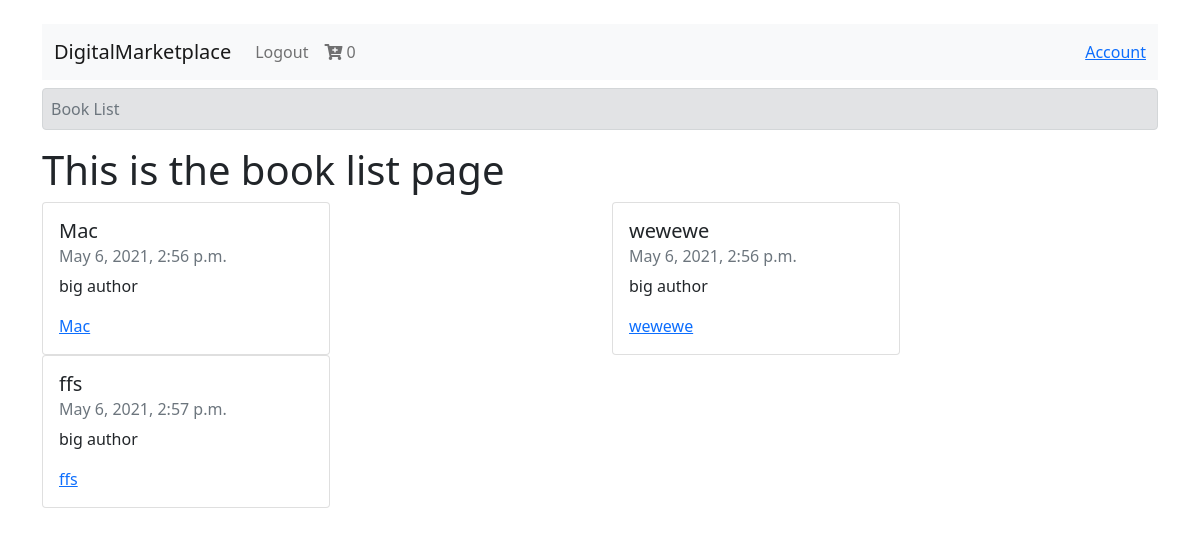
The app's page / (signed in) with its own data.
### books/models.py (models this page shows)
class Book(models.Model):
    author = models.ManyToManyField(Author)
    title = models.CharField(max_length=80)
    publication_date = models.DateTimeField()
    isbn = models.CharField(max_length=16)
    slug = models.SlugField()
    cover = models.ImageField()
    price = models.FloatField()
    def __str__(self):
        return self.title
    def get_absolute_url(self):
        return reverse("books:book-detail", kwargs={
            "slug": self.slug
        })

class Author(models.Model):
    first_name = models.CharField(max_length=30)
    last_name = models.CharField(max_length=30)
    slug = models.SlugField()  # this will be for detail view of authors
    def __str__(self):
        return f"{self.first_name} {self.last_name}"

### books/views.py (the view)
# urls.py: path('',book_list,name='book-list'),
def book_list(request):
    queryset = Book.objects.all()
    context = {
        'queryset': queryset,
    }
    return render(request, "book_list.html", context)

### shopping_cart/templatetags/cart_template_tags.py (called while the page is built)
@register.filter
def cart_item_count(user):
    if user.is_authenticated:
        qs=Order.objects.filter(user=user,is_ordered=False)
        if qs.exists():
            return qs[0].items.count()
    return 0

### templates/book_list.html (shortened to what this page needs)
{% extends 'base.html' %}
{% block breadcrumb %}
<nav aria-label="breadcrumb">
  <ol class="breadcrumb alert alert-secondary p-2">
    <li class="breadcrumb-item active p-0" aria-current="page">Book List</li>
  </ol>
</nav>
{% endblock breadcrumb %}
{% block content %}
<h1>This is the book list page</h1>
<div class="row">
  {% for book in queryset %}
  <div class="col-md-6">
    <div class="card" style="width: 18rem;">
      <div class="card-body">
        <h5 class="card-title">{{book.title}}</h5>
        <h6 class="card-subtitle mb-2 text-muted">{{book.publication_date}}</h6>
        {% for author in book.author.all %}
        <p class="card-text">
          <span>{{author}}</span>
        </p>
        {% endfor %}
        <a href="{{book.get_absolute_url}}" class="card-link">{{book}}</a>
      </div>
    </div>
  </div>
  {% endfor %}
</div>
{% endblock content %}

### templates/navbar.html (shortened to what this page needs)
{% load cart_template_tags %}
<nav class="navbar navbar-expand-lg navbar-light bg-light">
    <div class="container-fluid">
        <a class="navbar-brand" href="{% url 'books:book-list' %}">DigitalMarketplace</a>
        <div class="collapse navbar-collapse" id="navbarNavAltMarkup">
            <div class="navbar-nav">
                {% if request.user.is_authenticated %}
                <a class="nav-link" href="{% url 'account_logout' %}">Logout</a>
                <a class="nav-link" href="{% url 'cart:order-summary' %}">
                <i class="fas fa-cart-plus"></i>
                {{request.user|cart_item_count}}
                </a>
                {% else %}
                <a class="nav-link" href="{% url 'account_login' %}">Login</a>
                <a class="nav-link" href="{% url 'account_signup' %}">SignUp</a>
                {% endif %}
            </div>
        </div>
        <div class="d-flex">
            <a href="{% url 'profile' %}">
            Account
            </a>
        </div>
    </div>
</nav>

### records on screen
Book: title "Mac", publication_date "May 6, 2021, 2:56 p.m."
Author: first_name+last_name "big author"
Book: title "wewewe", publication_date "May 6, 2021, 2:56 p.m."
Book: title "ffs", publication_date "May 6, 2021, 2:57 p.m."

### other values on screen
{{ request.user|cart_item_count }} "0"
